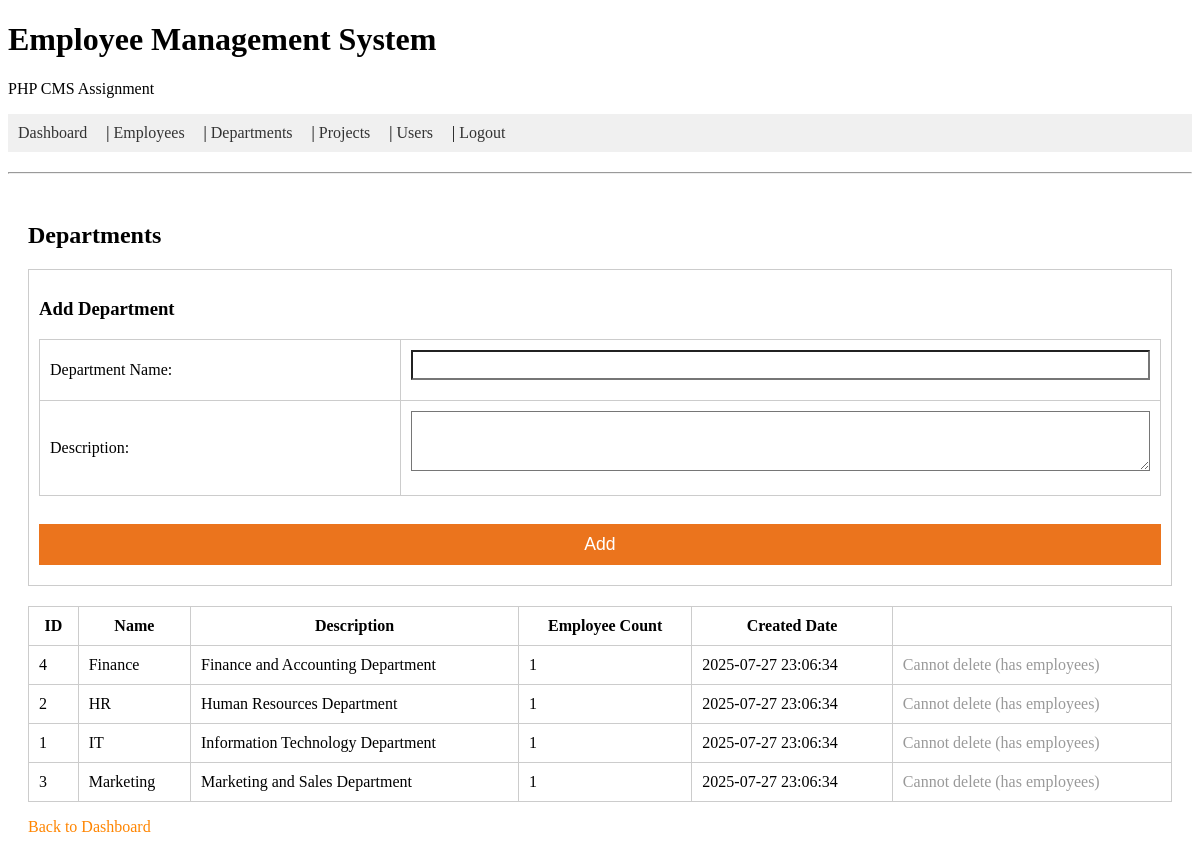
Before: /admin/departments.php (signed in) with the older database file.
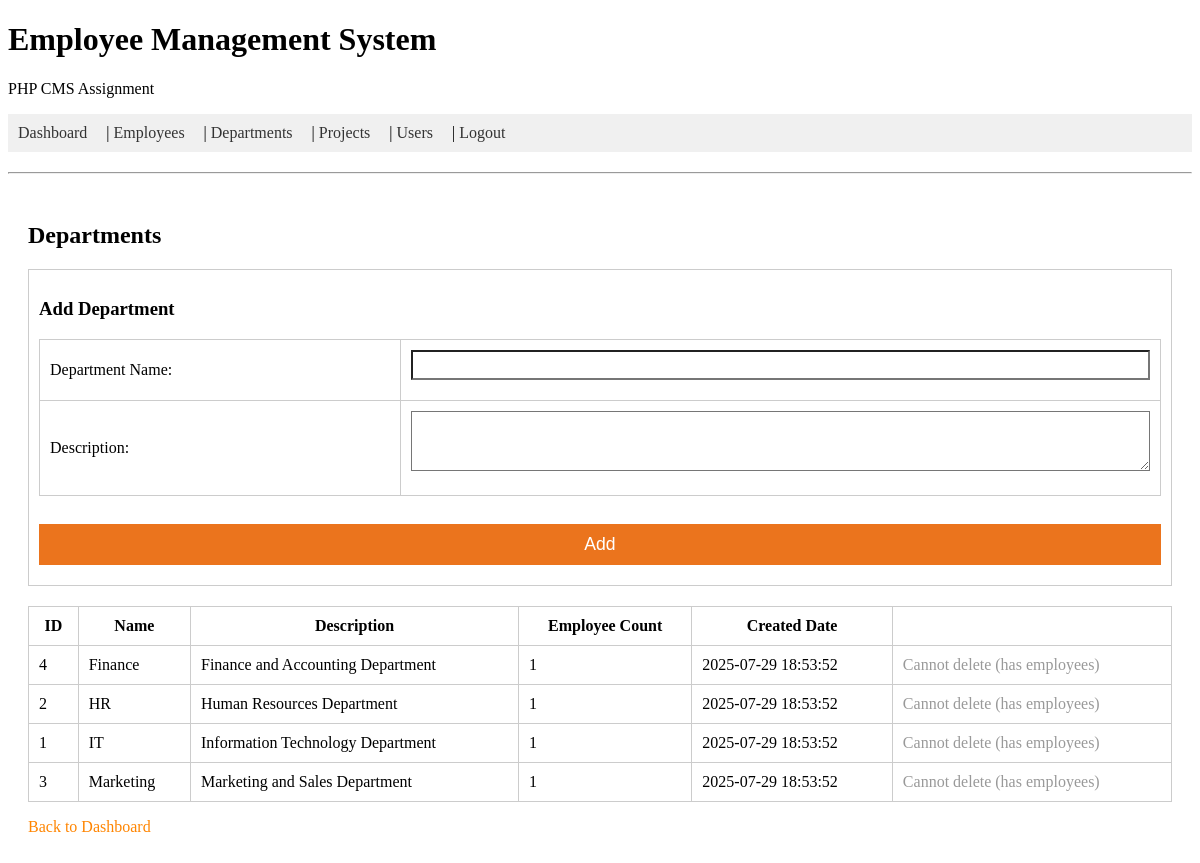
After: the same page with the newer database file.
### tables this page shows
CREATE TABLE `departments` (
  `id` int(11) NOT NULL,
  `name` varchar(100) NOT NULL,
  `description` text,
  `manager_id` int(11) DEFAULT NULL,
  `date` timestamp NOT NULL DEFAULT CURRENT_TIMESTAMP
);

### admin/departments.php (the view, shortened to what this page needs)
<?php
include( 'includes/database.php' );
include( 'includes/header.php' );
?>
  <h2>Departments</h2>
    <div style="margin-bottom: 20px; padding: 10px; border: 1px solid #ccc;">
  <h3>Add Department</h3>
  <form method="post">
    <table>
      <tr>
        <td>Department Name:</td>
        <td><input type="text" name="name" required></td>
      </tr>
      <tr>
        <td>Description:</td>
        <td><textarea name="description" rows="3" cols="30"></textarea></td>
      </tr>
    </table>
    <br>
             <input type="submit" value="Add">
  </form>
</div>
<table border="1">
  <tr>
    <th>ID</th>
    <th>Name</th>
    <th>Description</th>
    <th>Employee Count</th>
    <th>Created Date</th>
    <th></th>
  </tr>
  <?php
  $query = 'SELECT d.*, COUNT(e.id) as employee_count
            FROM departments d
            LEFT JOIN employees e ON d.name = e.department
            GROUP BY d.id
            ORDER BY d.name';
  $result = mysqli_query( $connect, $query );
  while( $record = mysqli_fetch_assoc( $result ) )
  {
    ?>
    <tr>
      <td><?php echo $record['id']; ?></td>
      <td><?php echo $record['name']; ?></td>
      <td><?php echo $record['description']; ?></td>
      <td><?php echo $record['employee_count']; ?></td>
      <td><?php echo $record['date']; ?></td>
      <td>
        <?php if($record['employee_count'] == 0): ?>
          <a href="departments.php?delete=<?php echo $record['id']; ?>" onclick="return confirm('Are you sure you want to delete this department?')">Delete</a>
        <?php else: ?>
          <span style="color: #999;">Cannot delete (has employees)</span>
        <?php endif; ?>
      </td>
    </tr>
    <?php
  }
  ?>
</table>
<p>
  <a href="dashboard.php">Back to Dashboard</a>
</p>
<?php
include( 'includes/footer.php' );
?>

### admin/includes/header.php (shortened to what this page needs)
<!doctype html>
<html>
<head>
  <link href="styles.css" type="text/css" rel="stylesheet">
</head>
<body>
  <h1>Employee Management System</h1>
  <p>PHP CMS Assignment</p>
  <?php if(isset($_SESSION['id'])): ?>
    <div class="nav-menu">
      <a href="dashboard.php">Dashboard</a> |
      <a href="employees.php">Employees</a> |
      <a href="departments.php">Departments</a> |
      <a href="projects.php">Projects</a> |
      <a href="users.php">Users</a> |
      <a href="logout.php">Logout</a>
    </div>
  <?php endif; ?>
  <hr>
  <div class="dashboard-container">

### admin/includes/footer.php
  </div>
</body>
</html>

### admin/styles.css (style rules this page uses)
a:link, a:active, a:hover, a:visited { text-decoration: none; color: #FF8500; }
table { width: 100%; border: 1px solid #ccc; border-spacing: 0; border-collapse: collapse; }
td, th { border: 1px solid #ccc; padding: 10px; }
th { white-space: nowrap; }
textarea { border-radius: 0; font-size: 14px; padding: 5px; width: 100%; margin: 0 0 10px 0; box-sizing: border-box; }
input { border-radius: 0; font-size: 14px; padding: 5px; width: 100%; margin: 0 0 10px 0; box-sizing: border-box; }
input[type=submit] { border: 0; background-color: #eb741d; color: #fff; padding: 10px 10px; font-size: 110%; margin-top: 10px; }

### admin/includes/header.php (style rules this page uses)
.nav-menu { background-color: #f0f0f0; padding: 10px; margin-bottom: 20px; }
.nav-menu a { margin-right: 15px; text-decoration: none; color: #333; }
.dashboard-container { max-width: 1200px; margin: auto; padding: 20px; }

Changed rows visible on the page:
changed departments "Finance": date "2025-07-27 23:06:34" → "2025-07-29 18:53:52"
changed departments "HR": date "2025-07-27 23:06:34" → "2025-07-29 18:53:52"
changed departments "IT": date "2025-07-27 23:06:34" → "2025-07-29 18:53:52"
changed departments "Marketing": date "2025-07-27 23:06:34" → "2025-07-29 18:53:52"
